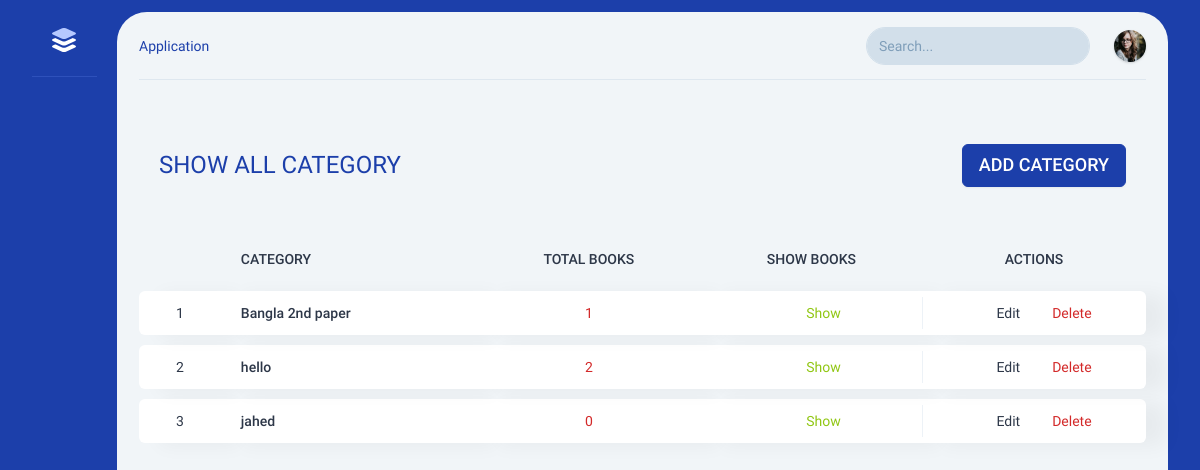
/dashboard/books_category/ (signed in), run on an earlier commit of the app's database.
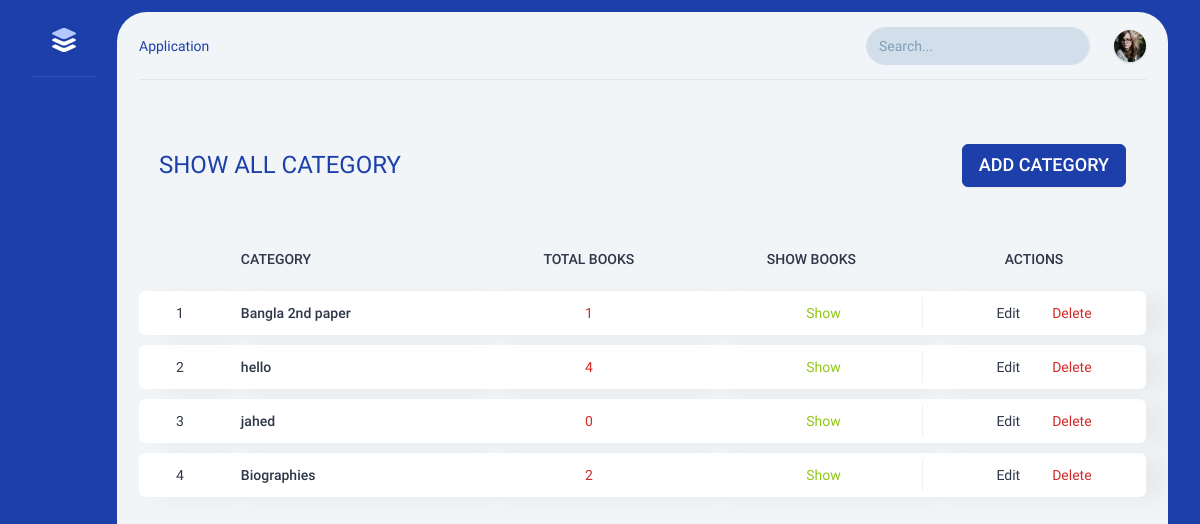
And on a later commit of the database.
### Books/models.py (models this page shows, shortened)
class Category(models.Model):
    name = models.CharField(max_length=250, blank=True, null=True)

### Dashboard/views.py (the view)
# urls.py: path('books_category/', book_category_page, name="book_category_page"),
@login_required
def book_category_page(request):
    context ={}
    category = Category.objects.all()
    context['categorys'] = category
    return render(request, "html/dashboard/books_category.html", context)

### templates/html/dashboard/books_category.html (shortened to what this page needs)
{% include 'html/components/dashboard_nav.html' %}
<div class="grid columns-12 gap-6">
    <div class="g-col-12 mt-6">
        <div class=" my-5 p-5 bg-light rounded">
            <div class="row align-items-center">
                <div class="col-md-8">
                    <h1 class="lead mb-0" style="font-size: 24px; color:#1c3faa; font-weight: 400;">SHOW ALL CATEGORY</h1>
                </div>
                <div class="col-md-4 d-flex justify-content-end">
                    <a href="{% url 'dashboard:add_book_category' %}">
                        <button type="button" class="btn btn-primary btn-lg">ADD CATEGORY</button>
                    </a>
                </div>
            </div>
        </div>
        <div class="intro-y overflow-auto overflow-lg-visible mt-10 mt-sm-0">
            <table class="table table-report mt-sm-2">
                <thead>
                    <tr>
                        <th class="text-nowrap"></th>
                        <th class="text-nowrap">CATEGORY</th>
                        <th class="text-center text-nowrap">TOTAL BOOKS</th>
                        <th class="text-center text-nowrap">SHOW BOOKS</th>
                        <th class="text-center text-nowrap">ACTIONS</th>
                    </tr>
                </thead>
                <tbody>
                    {% for category in categorys %}
                    <tr class="intro-x">
                        <td class="text-center">{{ forloop.counter }}</td>
                        <td>
                            <a href="index.html" class="fw-medium text-nowrap">
                                <p>{{ category.name }}</p>
                            </a>
                        </td>
                        <td class="w-45">
                            <div class="d-flex align-items-center justify-content-center text-theme-6"> {{ category.book_set.count }} </div>
                        </td>
                        <td class="w-45">
                            <a href="{% url 'dashboard:product_by_category' category.id %}">
                                <div class="d-flex align-items-center justify-content-center text-theme-9"> <i data-feather="eye" class="w-4 h-4 me-2"></i> Show </div>
                            </a>
                        </td>
                        <td class="table-report__action w-56">
                            <div class="d-flex justify-content-center align-items-center">
                                <a class="d-flex align-items-center me-3" href="{% url 'dashboard:edit_category' category.id %}"> <i data-feather="check-square" class="w-4 h-4 me-1"></i> Edit </a>
                                <div class="delete-form">
                                    <a class="delete-btn d-flex align-items-center text-theme-6" href="{% url 'dashboard:category_delete' category.id %}"> <i data-feather="trash-2" class="w-4 h-4 me-1"></i> Delete </a>
                                </div>
                            </div>
                        </td>
                    </tr>
                    {% endfor %}
                </tbody>
            </table>
        </div>
    </div>
</div>
{% include 'html/components/dashboard_footer.html' %}

What changed in the data, as far as the page shows it:
computed for Category "hello": book_set.count "2" → "4"
added Category: name "Biographies", book_set.count "2"
